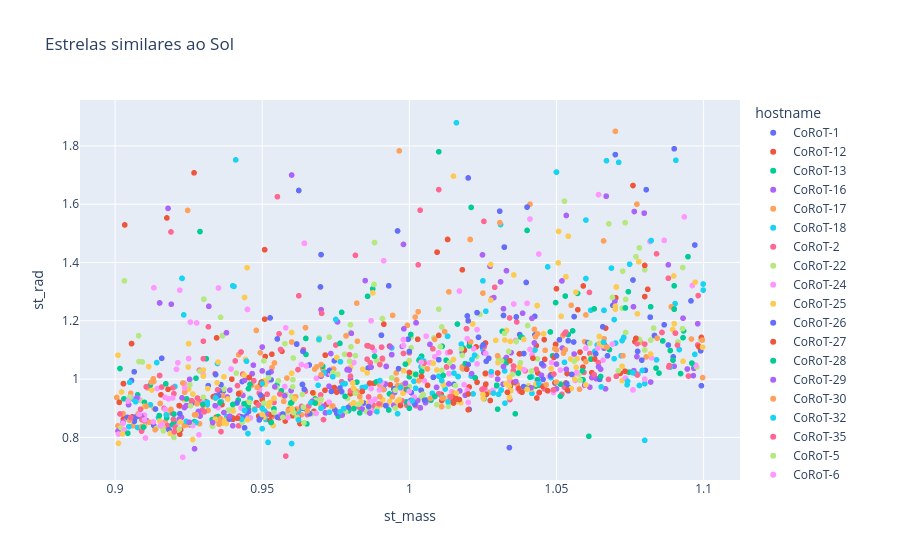

Write notebook code for a chart like this one.
### Code cell
# construindo um gráfico para mostrar estrelas filtradas
# filtro pela quantidade de massa da estrela no intervalo: 0.9 - 1.1 vezes a massa do Sol e com raio até duas vezes o raio do Sol
grafico = px.scatter(
    df[(df["st_mass"] > 0.9) & (df["st_mass"] < 1.1) & (df["st_rad"] <= 2)], 
    x="st_mass", 
    y="st_rad", 
    color="hostname",
    title="Estrelas similares ao Sol",
)
grafico.show()

# display para informar a quantidade de itens encontrados de acordo com o filtro aplicado no gráfico acima e outras informações como tipo de dado
display(df[(df["st_mass"] > 0.9) & (df["st_mass"] < 1.1) & (df["st_rad"] <= 2)].info())
